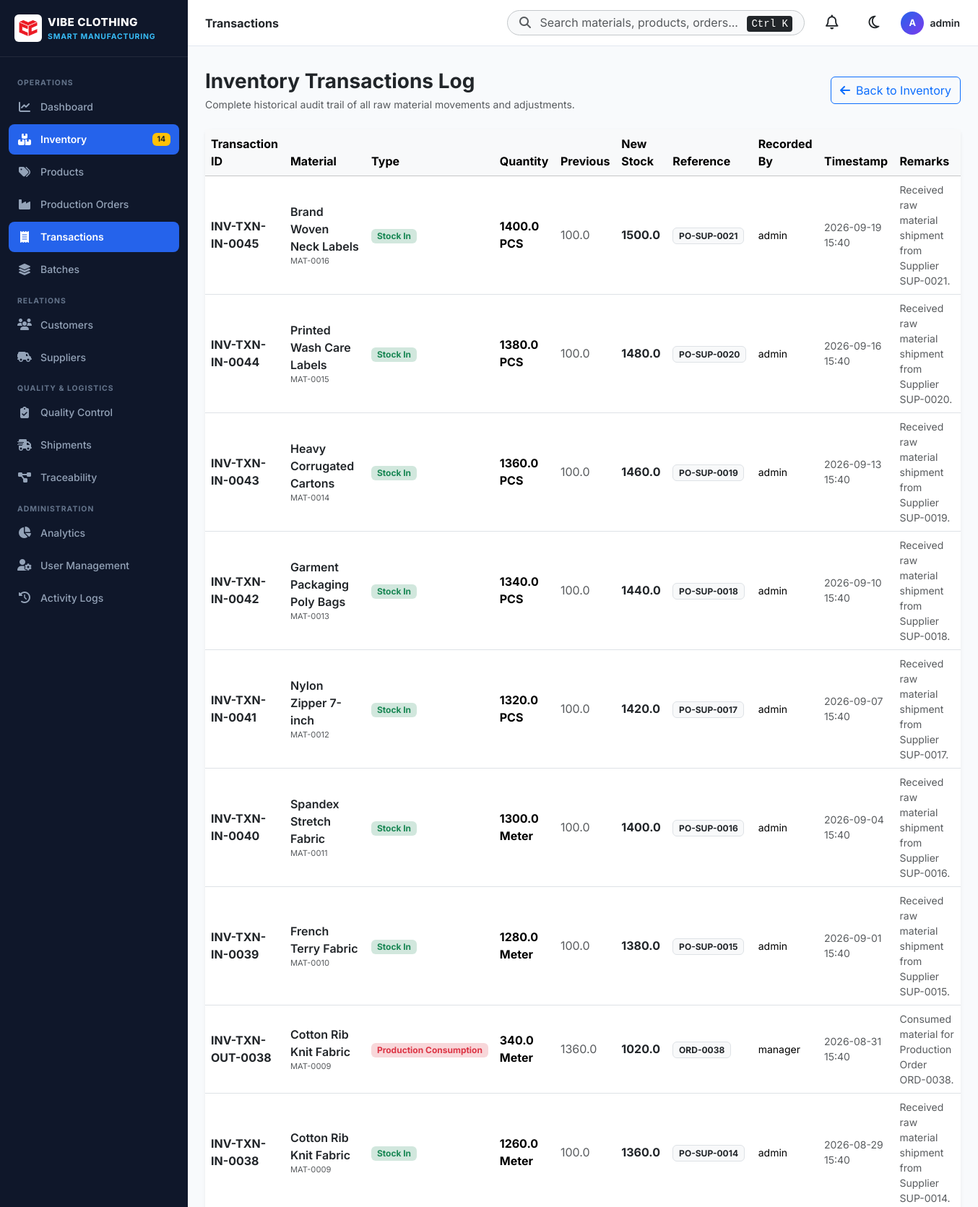
Page /inventory/transactions (signed in, upper part) on the committed database.
### models/transaction.py (models this page shows, shortened)
class InventoryTransaction(db.Model):
    __tablename__ = 'inventory_transactions'
    id = db.Column(db.Integer, primary_key=True)
    transaction_id = db.Column(db.String(30), unique=True, nullable=False, index=True) # INV-TXN-0001
    material_id = db.Column(db.String(20), db.ForeignKey('materials.material_id'), nullable=False, index=True)
    transaction_type = db.Column(db.String(50), nullable=False) # Stock In, Stock Out, Adjustment, Production Consumption, etc.
    quantity = db.Column(db.Float, nullable=False)
    previous_quantity = db.Column(db.Float, nullable=False)
    new_quantity = db.Column(db.Float, nullable=False)
    reference = db.Column(db.String(100), nullable=True) # e.g. ORD-0001 or PO-9982
    user_id = db.Column(db.String(80), nullable=False, default='System')
    remarks = db.Column(db.Text, nullable=True)
    created_at = db.Column(db.DateTime, default=datetime.utcnow)
    material = db.relationship('Material', lazy='joined')

### models/material.py (models this page shows, shortened)
class Material(db.Model):
    __tablename__ = 'materials'
    id = db.Column(db.Integer, primary_key=True)
    material_id = db.Column(db.String(20), unique=True, nullable=False, index=True) # MAT-0001
    name = db.Column(db.String(120), nullable=False, index=True)
    code = db.Column(db.String(50), nullable=True) # Material Code
    category = db.Column(db.String(50), nullable=False, default='Fabric')
    description = db.Column(db.Text, nullable=True)
    quantity = db.Column(db.Float, nullable=False, default=0.0)
    unit = db.Column(db.String(20), nullable=False, default='Meter') # Meter, KG, PCS, Roll, Liter, Box
    color = db.Column(db.String(50), nullable=True)
    specifications = db.Column(db.String(255), nullable=True)
    minimum_level = db.Column(db.Float, nullable=False, default=100.0)
    reorder_level = db.Column(db.Float, nullable=False, default=150.0)
    critical_level = db.Column(db.Float, nullable=False, default=50.0)
    unit_cost = db.Column(db.Float, nullable=False, default=0.0) # In ₹
    supplier_id = db.Column(db.String(20), db.ForeignKey('suppliers.supplier_id'), nullable=True)
    storage_location = db.Column(db.String(100), nullable=True)
    batch_number = db.Column(db.String(50), nullable=True)
    created_at = db.Column(db.DateTime, default=datetime.utcnow)
    updated_at = db.Column(db.DateTime, default=datetime.utcnow, onupdate=datetime.utcnow)
    supplier = db.relationship('Supplier', backref='materials', lazy=True)

### routes/inventory.py (the view)
@inventory_bp.route('/inventory/transactions')
@login_required
def transactions():
    txns = InventoryTransaction.query.order_by(InventoryTransaction.created_at.desc()).all()
    return render_template('inventory/transactions.html', transactions=txns)

### templates/inventory/transactions.html (shortened to what this page needs)
{% extends "base.html" %}
{% block breadcrumb %}Transactions{% endblock %}
{% block content %}
<div class="transactions-container">
    <div class="d-flex justify-content-between align-items-center mb-4">
        <div>
            <h3 class="fw-bold text-dark mb-1">Inventory Transactions Log</h3>
            <p class="text-muted small mb-0">Complete historical audit trail of all raw material movements and adjustments.</p>
        </div>
        <a href="{{ url_for('inventory.index') }}" class="btn btn-outline-primary"><i class="fa-solid fa-arrow-left me-2"></i>Back to Inventory</a>
    </div>
    <div class="card border-0 shadow-sm">
        <div class="card-body p-0">
            <div class="table-responsive">
                <table class="table table-hover align-middle mb-0">
                    <thead class="table-light">
                        <tr>
                            <th>Transaction ID</th>
                            <th>Material</th>
                            <th>Type</th>
                            <th>Quantity</th>
                            <th>Previous</th>
                            <th>New Stock</th>
                            <th>Reference</th>
                            <th>Recorded By</th>
                            <th>Timestamp</th>
                            <th>Remarks</th>
                        </tr>
                    </thead>
                    <tbody>
                        {% for t in transactions %}
                        <tr>
                            <td class="fw-bold text-dark">{{ t.transaction_id }}</td>
                            <td>
                                <span class="fw-semibold text-dark">{{ t.material.name if t.material else 'Unknown' }}</span>
                                <span class="d-block micro text-muted">{{ t.material_id }}</span>
                            </td>
                            <td>
                                {% if t.transaction_type in ['Stock In', 'Purchase Receipt', 'Production Return'] %}
                                    <span class="badge bg-success-subtle text-success">{{ t.transaction_type }}</span>
                                {% elif t.transaction_type in ['Stock Out', 'Production Consumption', 'Damaged', 'Wastage'] %}
                                    <span class="badge bg-danger-subtle text-danger">{{ t.transaction_type }}</span>
                                {% else %}
                                    <span class="badge bg-secondary-subtle text-secondary">{{ t.transaction_type }}</span>
                                {% endif %}
                            </td>
                            <td class="fw-bold fs-6">{{ t.quantity }} {{ t.material.unit if t.material else '' }}</td>
                            <td class="text-muted">{{ t.previous_quantity }}</td>
                            <td class="fw-bold text-dark">{{ t.new_quantity }}</td>
                            <td><span class="badge bg-light text-dark border">{{ t.reference or 'N/A' }}</span></td>
                            <td class="small">{{ t.user_id }}</td>
                            <td class="small text-muted">{{ t.created_at.strftime('%Y-%m-%d %H:%M') if t.created_at else '' }}</td>
                            <td class="small text-muted">{{ t.remarks or 'N/A' }}</td>
                        </tr>
                        {% else %}
                        <tr><td colspan="10" class="text-center py-5 text-muted">No inventory transactions logged yet.</td></tr>
                        {% endfor %}
                    </tbody>
                </table>
            </div>
        </div>
    </div>
</div>
{% endblock %}

### static/css/custom.css (style rules this page uses)
:root { --sidebar-bg: #0f172a; --sidebar-hover: #1e293b; --sidebar-text: #94a3b8; --sidebar-active-text: #ffffff; --sidebar-active-bg: #2563eb; --content-bg: #f8fafc; --card-bg: #ffffff; --text-primary: #0f172a; --text-secondary: #64748b; --border-color: #e2e8f0; --brand-primary: #2563eb; --brand-purple: #7c3aed; --brand-success: #10b981; --brand-warning: #f59e0b; --brand-danger: #ef4444; }
body { font-family: 'Inter', system-ui, -apple-system, sans-serif; background-color: var(--content-bg); color: var(--text-primary); min-height: 100vh; margin: 0; overflow-x: hidden; }
.micro { font-size: 0.7rem; }

### rows in the picture
InventoryTransaction: transaction_id "INV-TXN-IN-0045", material "Brand Woven Neck Labels", material_id "MAT-0016", transaction_type "Stock In", quantity "1400.0", material "PCS", previous_quantity "100.0", new_quantity "1500.0", reference "PO-SUP-0021", user_id "admin", created_at "2026-09-19 15:40", remarks "Received raw material shipment from Supplier SUP-0021."
InventoryTransaction: transaction_id "INV-TXN-IN-0044", material "Printed Wash Care Labels", material_id "MAT-0015", transaction_type "Stock In", quantity "1380.0", material "PCS", previous_quantity "100.0", new_quantity "1480.0", reference "PO-SUP-0020", user_id "admin", created_at "2026-09-16 15:40", remarks "Received raw material shipment from Supplier SUP-0020."
InventoryTransaction: transaction_id "INV-TXN-IN-0043", material "Heavy Corrugated Cartons", material_id "MAT-0014", transaction_type "Stock In", quantity "1360.0", material "PCS", previous_quantity "100.0", new_quantity "1460.0", reference "PO-SUP-0019", user_id "admin", created_at "2026-09-13 15:40", remarks "Received raw material shipment from Supplier SUP-0019."
InventoryTransaction: transaction_id "INV-TXN-IN-0042", material "Garment Packaging Poly Bags", material_id "MAT-0013", transaction_type "Stock In", quantity "1340.0", material "PCS", previous_quantity "100.0", new_quantity "1440.0", reference "PO-SUP-0018", user_id "admin", created_at "2026-09-10 15:40", remarks "Received raw material shipment from Supplier SUP-0018."
InventoryTransaction: transaction_id "INV-TXN-IN-0041", material "Nylon Zipper 7-inch", material_id "MAT-0012", transaction_type "Stock In", quantity "1320.0", material "PCS", previous_quantity "100.0", new_quantity "1420.0", reference "PO-SUP-0017", user_id "admin", created_at "2026-09-07 15:40", remarks "Received raw material shipment from Supplier SUP-0017."
InventoryTransaction: transaction_id "INV-TXN-IN-0040", material "Spandex Stretch Fabric", material_id "MAT-0011", transaction_type "Stock In", quantity "1300.0", material "Meter", previous_quantity "100.0", new_quantity "1400.0", reference "PO-SUP-0016", user_id "admin", created_at "2026-09-04 15:40", remarks "Received raw material shipment from Supplier SUP-0016."
InventoryTransaction: transaction_id "INV-TXN-IN-0039", material "French Terry Fabric", material_id "MAT-0010", transaction_type "Stock In", quantity "1280.0", material "Meter", previous_quantity "100.0", new_quantity "1380.0", reference "PO-SUP-0015", user_id "admin", created_at "2026-09-01 15:40", remarks "Received raw material shipment from Supplier SUP-0015."
InventoryTransaction: transaction_id "INV-TXN-OUT-0038", material "Cotton Rib Knit Fabric", material_id "MAT-0009", transaction_type "Production Consumption", quantity "340.0", material "Meter", previous_quantity "1360.0", new_quantity "1020.0", reference "ORD-0038", user_id "manager", created_at "2026-08-31 15:40", remarks "Consumed material for Production Order ORD-0038."
InventoryTransaction: transaction_id "INV-TXN-IN-0038", material "Cotton Rib Knit Fabric", material_id "MAT-0009", transaction_type "Stock In", quantity "1260.0", material "Meter", previous_quantity "100.0", new_quantity "1360.0", reference "PO-SUP-0014", user_id "admin", created_at "2026-08-29 15:40", remarks "Received raw material shipment from Supplier SUP-0014."

### other values in the picture
{{ low_stock_count }} "14"
{{ current_user.username[0] | upper }} "A"
{{ current_user.username }} "admin"
